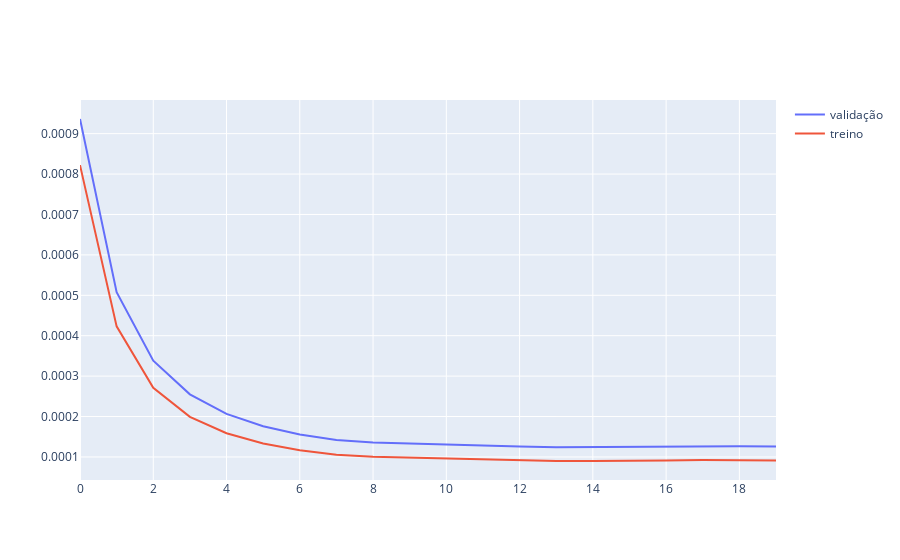

This figure's notebook cell:
### Code cell
# AJUSTAR ESSE TREINAMENTO!!
for epoch in range(n_epochs):
    deeper.train()
    with tqdm(batch_start, unit="batch", mininterval=0, disable=False) as bar:
        bar.set_description(f"Epoch {epoch}")
        for start in bar:
            # take a batch
            X_batch = emb_train[start:start+batch_size,:]
            # forward pass
            Xh = deeper(X_batch)
            loss = loss_fn(Xh, X_batch)
            # backward pass
            optimizer.zero_grad()
            loss.backward()
            # update weights
            optimizer.step()
            # print progress
            bar.set_postfix(loss=float(loss))
    # evaluate accuracy at end of each epoch
    deeper.eval()
    Xh = deeper(emb_val)
    valLoss.append(float(loss_fn(Xh, emb_val)))
    Xh = deeper(emb_train)
    trainLoss.append(float(loss_fn(Xh, emb_train)))

fig = go.Figure()
fig.add_trace(go.Scatter(y=valLoss, mode="lines", showlegend=True, name='validação'))
fig.add_trace(go.Scatter(y=trainLoss, mode="lines", showlegend=True, name='treino'))
fig.show()

### Figure 1 — Plotly figure (JSON) as saved in the notebook; plotly's stock layout.template omitted (floating-point values rounded to 4 significant figures)
{"data": [{"mode": "lines", "name": "validação", "showlegend": true, "type": "scatter", "y": [0.0009362, 0.0005077, 0.0003384, 0.000255, 0.0002066, 0.0001758, 0.0001554, 0.0001422, 0.0001355, 0.0001331, 0.0001289, 0.0001278, 0.0001257, 0.0001238, 0.0001244, 0.0001257, 0.0001255, 0.0001266, 0.0001263, 0.0001256]}, {"mode": "lines", "name": "treino", "showlegend": true, "type": "scatter", "y": [0.0008221, 0.0004231, 0.0002713, 0.0001992, 0.0001586, 0.0001332, 0.0001164, 0.0001056, 0.0001002, 9.846e-05, 9.502e-05, 9.354e-05, 9.168e-05, 8.997e-05, 9.021e-05, 9.165e-05, 9.133e-05, 9.222e-05, 9.251e-05, 9.14e-05]}], "layout": {}}
